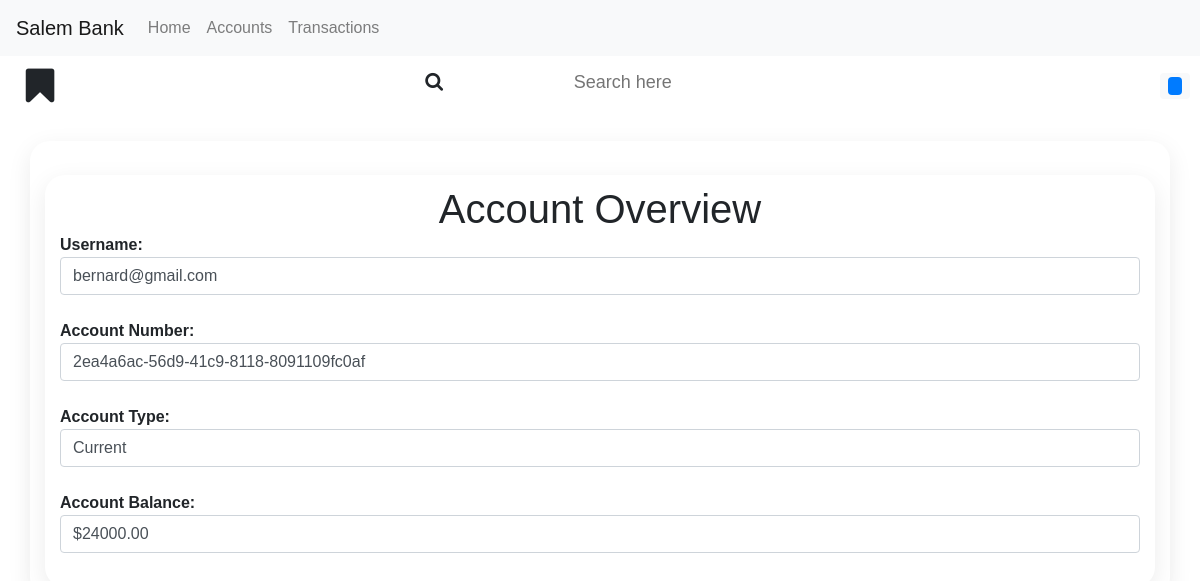
Screenshot of /account_overview/ (signed in) with the database file from the repository.
### Accounts/models.py (models this page shows, shortened)
class Account(models.Model):
    user = models.OneToOneField(User, on_delete=models.CASCADE)  # Link the account to a user
    account_number = models.CharField(max_length=10, unique=True)
    initial_deposit = models.DecimalField(max_digits=10, decimal_places=2)
    account_balance = models.DecimalField(max_digits=10, decimal_places=2)
    account_type = models.CharField(max_length=20, choices=[
        ('Savings', 'Savings'),
        ('Current', 'Current'),
        ('Student', 'Student'),
    ])
    account_pin = models.PositiveIntegerField()

### Accounts/views.py (the view)
# urls.py: path('account_overview/', views.account_overview, name='account_overview'),
@login_required
def account_overview(request):
    user = request.user
    account = Account.objects.get(user=user)
    context = {'user': user, 'account': account}
    return render(request, 'account_overview.html', context)

### Accounts/templates/account_overview.html (shortened to what this page needs)
{% extends "base.html" %}
{% block content %}
<div class="container mt-4" style="">
    <h1 style="margin:auto;">Account Overview</h1>
    <p><strong>Username:</strong> <label class="form-control">{{ user.username }} </label></p>
    <p><strong>Account Number:</strong> <label class="form-control">{{ account.account_number }} </label></p>
    <p><strong>Account Type:</strong><label class="form-control"> {{ account.account_type }}</label></p>
    <p><strong>Account Balance:</strong><label class="form-control"> ${{ account.account_balance }}</label></p>
</div>
{% endblock %}

### static/css/total2.css (style rules this page uses)
* { margin: 0; padding: 0; box-sizing: border-box; font-family: 'ubuntu',Arial, Helvetica, sans-serif; scroll-behavior: smooth; }
body { min-height: 100vh; min-width: 100vw; }
.container { width: 100%; display: grid; grid-template-columns: repeat(1, 1fr); justify-content: center; box-shadow: 0 7px 25px rgba(0,0,0,0.08); border-radius: 20px; padding: 10px; margin-top:25px; }

### rows the page displays
Account: account_number "2ea4a6ac-56d9-41c9-8118-8091109fc0af", account_type "Current", account_balance "24000.00"

### other values shown
{{ user.username }} "bernard@gmail.com"
